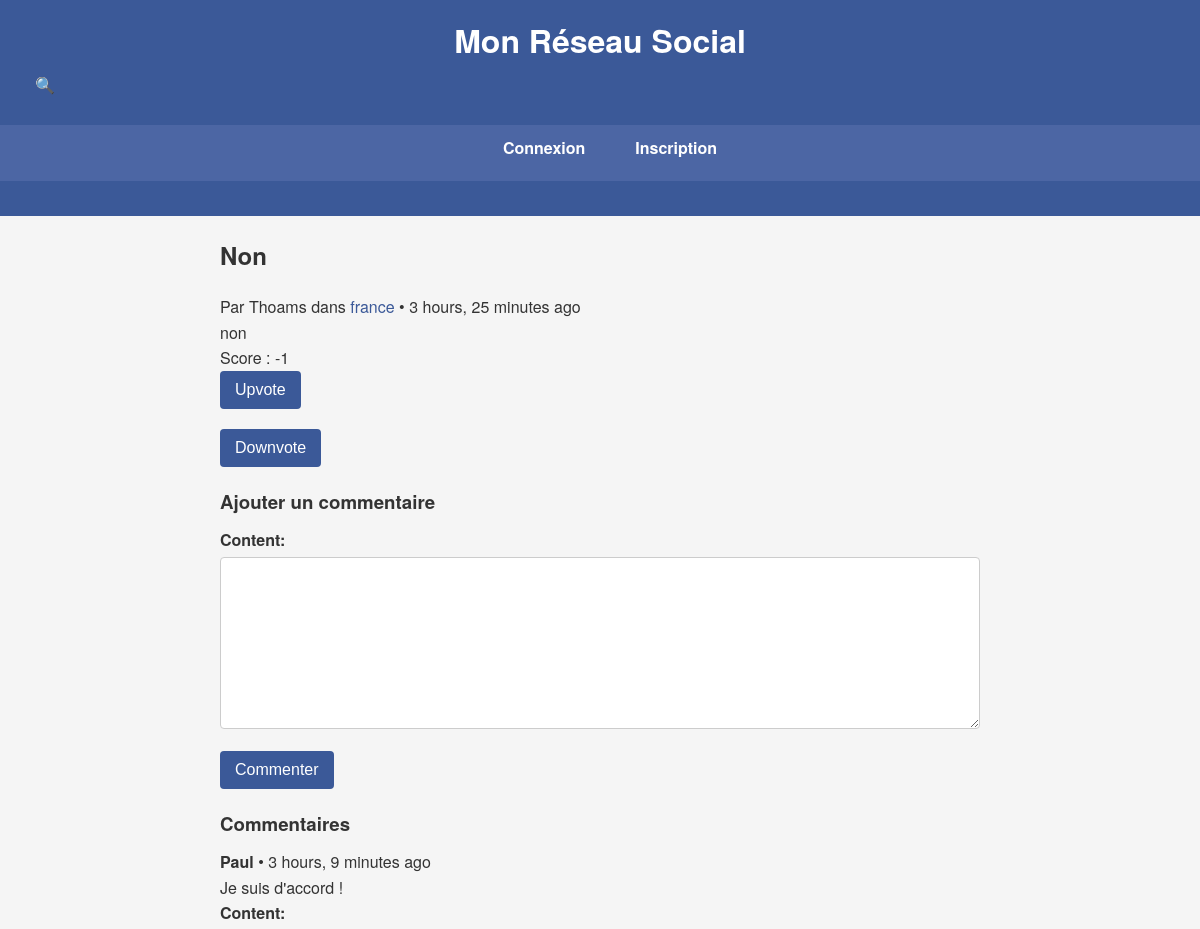
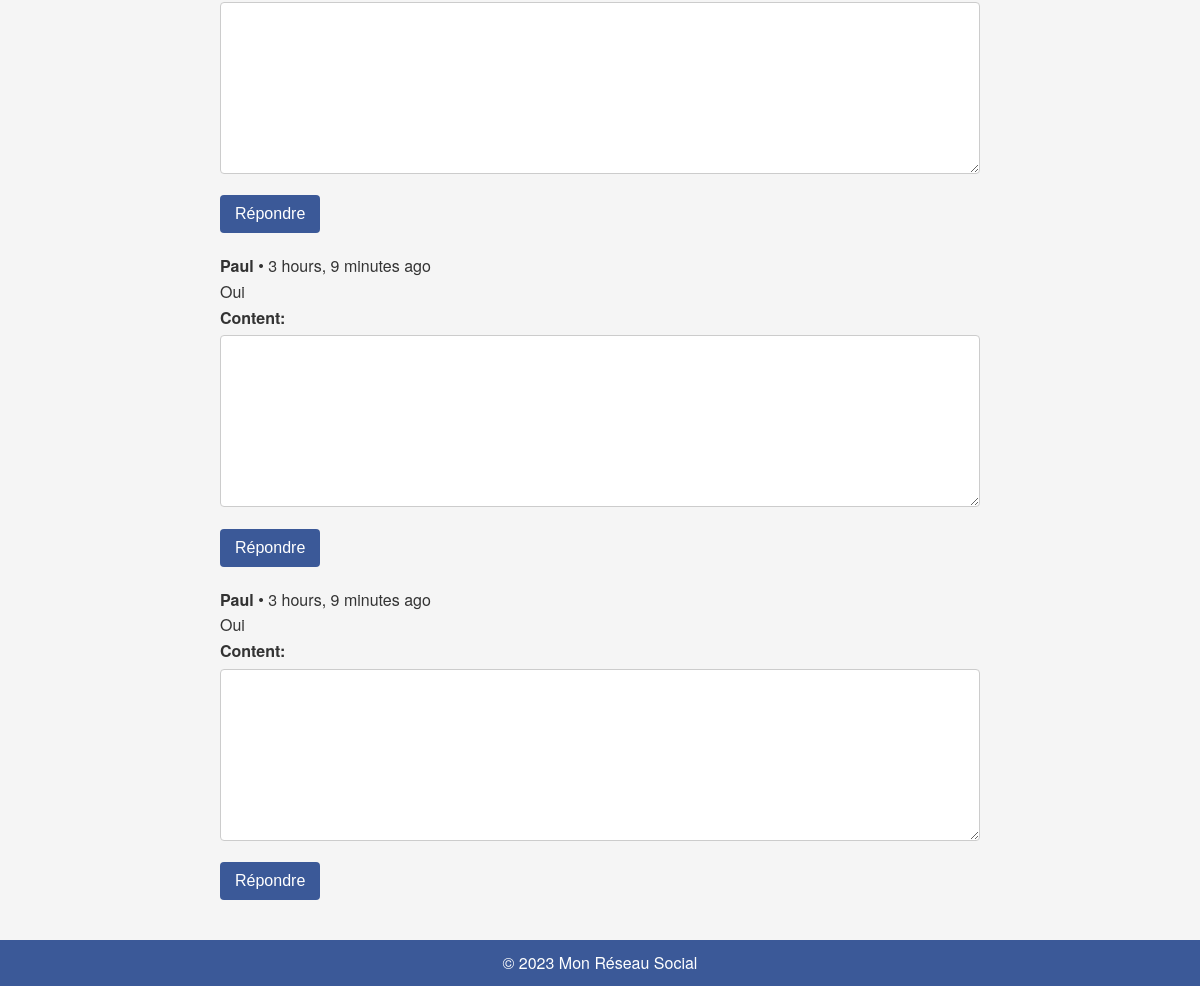
/posts/4/, run on an earlier commit of the app's database (2 pictures, top to bottom).
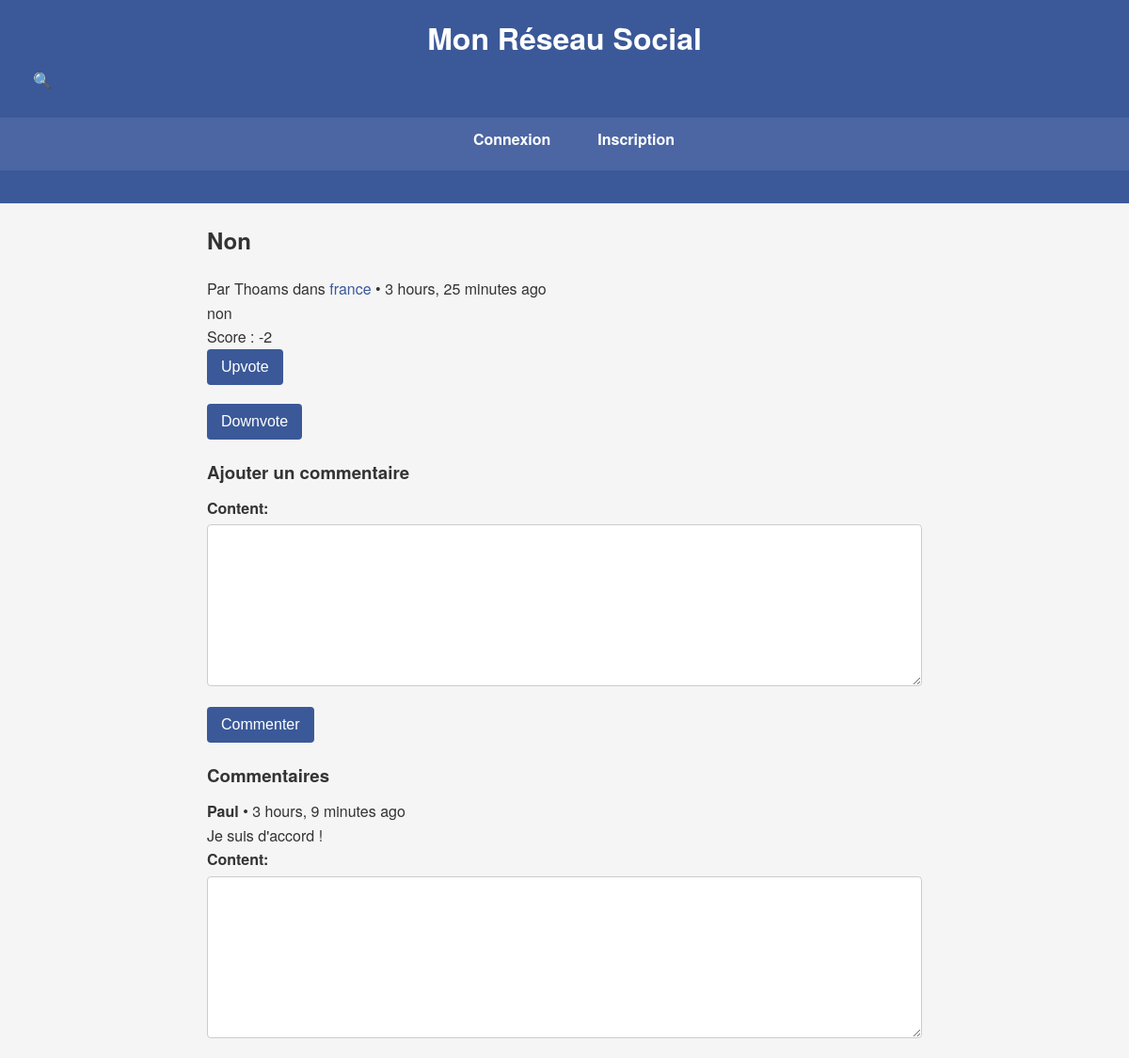
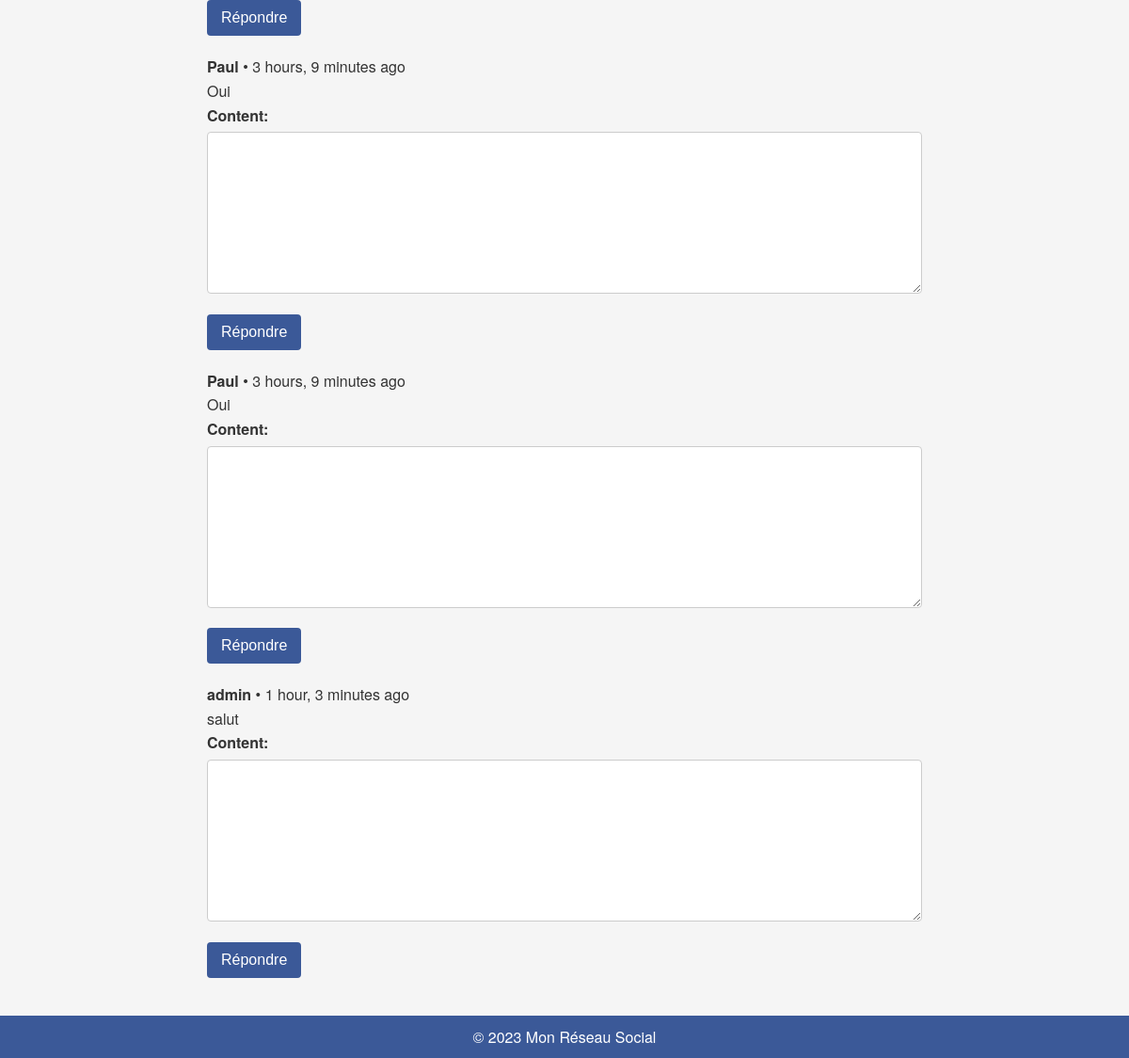
And on a later commit of the database (2 pictures, top to bottom).
### posts/models.py (models this page shows, shortened)
class Post(models.Model):
    title = models.CharField(max_length=255)
    content = models.TextField()
    image = models.ImageField(upload_to='post_images/', blank=True, null=True)
    created_at = models.DateTimeField(auto_now_add=True)
    updated_at = models.DateTimeField(auto_now=True)
    author = models.ForeignKey(settings.AUTH_USER_MODEL, on_delete=models.CASCADE, related_name='posts')
    community = models.ForeignKey(Community, on_delete=models.CASCADE, related_name='posts')
    upvotes = models.ManyToManyField(settings.AUTH_USER_MODEL, related_name='upvoted_posts', blank=True)
    downvotes = models.ManyToManyField(settings.AUTH_USER_MODEL, related_name='downvoted_posts', blank=True)
    @property
    def score(self):
        return self.upvotes.count() - self.downvotes.count()

class Comment(models.Model):
    post = models.ForeignKey(Post, related_name='comments', on_delete=models.CASCADE)
    author = models.ForeignKey(settings.AUTH_USER_MODEL, on_delete=models.CASCADE)
    content = models.TextField()
    created_at = models.DateTimeField(auto_now_add=True)
    parent = models.ForeignKey('self', null=True, blank=True, related_name='replies', on_delete=models.CASCADE)

### accounts/models.py (models this page shows, shortened)
class User(AbstractUser):
    email = models.EmailField(unique=True)
    profile_picture = models.ImageField(upload_to='profile_pictures/', blank=True, null=True)
    communities_joined = models.ManyToManyField('communities.Community', related_name='members')
    USERNAME_FIELD = 'email'
    REQUIRED_FIELDS = ['username']

### communities/models.py (models this page shows, shortened)
class Community(models.Model):
    name = models.CharField(max_length=100, unique=True)
    description = models.TextField()
    creator = models.ForeignKey(settings.AUTH_USER_MODEL, on_delete=models.CASCADE, related_name='communities_created')
    created_at = models.DateTimeField(auto_now_add=True)

### posts/views.py (the view)
# urls.py: path('<int:pk>/', PostDetailView.as_view(), name='post_detail'),
class PostDetailView(DetailView):
    model = Post
    template_name = 'posts/post_detail.html'
    context_object_name = 'post'
    def get_context_data(self, **kwargs):
        context = super().get_context_data(**kwargs)
        context['comment_form'] = CommentForm()
        return context
    def post(self, request, *args, **kwargs):
        self.object = self.get_object()
        form = CommentForm(request.POST)
        if form.is_valid():
            comment = form.save(commit=False)
            comment.post = self.object
            comment.author = request.user
            parent_id = request.POST.get('parent_id')
            if parent_id:
                comment.parent = Comment.objects.get(id=parent_id)
            comment.save()
            return redirect('post_detail', pk=self.object.pk)
        else:
            context = self.get_context_data()
            context['comment_form'] = form
            return self.render_to_response(context)

### posts/forms.py
class CommentForm(forms.ModelForm):
    class Meta:
        model = Comment
        fields = ['content']

### posts/urls.py (called while the page is built)
    def to_url(self, value):
        return str(value)

### posts/templates/posts/post_detail.html (shortened to what this page needs)
{% extends 'base.html' %}
{% block content %}
  <div class="post-detail">
    <h2>{{ post.title }}</h2>
    <p>Par {{ post.author.username }} dans <a href="{% url 'community_detail' pk=post.community.pk %}">{{ post.community.name }}</a> • {{ post.created_at|timesince }} ago</p>
    <p>{{ post.content }}</p>
    <p>Score : {{ post.score }}</p>
    <p>
      <form method="post" action="{% url 'vote' post_id=post.pk vote_type=1 %}">
        <button type="submit">Upvote</button>
      </form>
      <form method="post" action="{% url 'vote' post_id=post.pk vote_type=-1 %}">
        <button type="submit">Downvote</button>
      </form>
    </p>
  </div>
  <h3>Ajouter un commentaire</h3>
  <form method="post">
    {{ comment_form.as_p }}
    <button type="submit">Commenter</button>
  </form>
  <h3>Commentaires</h3>
  {% include 'posts/comment_list.html' with comments=post.comments.all level=0 %}
{% endblock %}

### posts/templates/posts/comment_list.html (shortened to what this page needs)
{% for comment in comments %}
  <div class="comment">
    <p><strong>{{ comment.author.username }}</strong> • {{ comment.created_at|timesince }} ago</p>
    <p>{{ comment.content }}</p>
    <form method="post">
      {{ comment_form.as_p }}
      <button type="submit">Répondre</button>
    </form>
    {% if comment.replies.all %}
      {% include 'posts/comment_list.html' with comments=comment.replies.all level=level|add:2 %}
    {% endif %}
  </div>
{% endfor %}

What changed in the data, as far as the page shows it:
computed for Post "Non": score "-1" → "-2"
added Comment: author.username "admin", created_at "1 hour, 3 minutes", content "salut", shown under "Commentaires"
